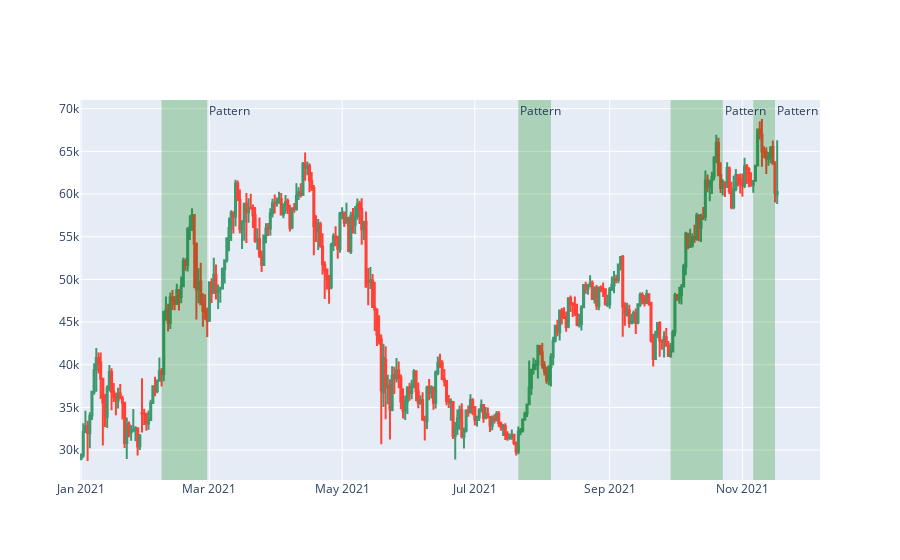

The code cell stored with this chart in its notebook:
### Markdown cell above
# 🙞 🗦 So we approaching a supporting line 🗧 !
## 🙞 🗦 Thats endorse the investing hypothesis.  🗧

### Code cell
# let's explore some patterns in the graph to endorse the investment hypothesis
bitcoin_scope=bitcoin[bitcoin['date']>='2021-1-1']

fig = go.Figure( data=[go.Candlestick(x=bitcoin_scope['date'],
                open=bitcoin_scope['open'],
                high=bitcoin_scope['high'],
                low=bitcoin_scope['low'],
                close=bitcoin_scope['close'])])

fig.update_layout(xaxis_rangeslider_visible=False)

fig.add_vrect(x0='2021-9-29', x1='2021-10-23',annotation_text="Pattern", annotation_position="top left",
              fillcolor="green", opacity=0.25, line_width=0)
fig.add_vrect(x0='2021-2-7', x1='2021-2-28',annotation_text="Pattern", annotation_position="top left",
              fillcolor="green", opacity=0.25, line_width=0)

fig.add_vrect(x0='2021-7-21', x1='2021-8-5',annotation_text="Pattern", annotation_position="top left",
              fillcolor="green", opacity=0.25, line_width=0)
fig.add_vrect(x0='2021-11-6', x1='2021-11-16',annotation_text="Pattern", annotation_position="top left",
              fillcolor="green", opacity=0.25, line_width=0)
fig.show()

### Figure 1 — Plotly figure (JSON) as saved in the notebook; plotly's stock layout.template omitted (floating-point values rounded to 4 significant figures; data arrays with more than 128 entries replaced by an {"elided": "..."} marker saying what was removed)
{"data": [{"close": {"elided": "321 float values"}, "high": {"elided": "321 float values"}, "low": {"elided": "321 float values"}, "open": {"elided": "321 float values"}, "type": "candlestick", "x": {"elided": "321 str values"}}], "layout": {"annotations": [{"showarrow": false, "text": "Pattern", "x": "2021-10-23", "xanchor": "left", "xref": "x", "y": 1, "yanchor": "top", "yref": "y domain"}, {"showarrow": false, "text": "Pattern", "x": "2021-2-28", "xanchor": "left", "xref": "x", "y": 1, "yanchor": "top", "yref": "y domain"}, {"showarrow": false, "text": "Pattern", "x": "2021-7-21", "xanchor": "left", "xref": "x", "y": 1, "yanchor": "top", "yref": "y domain"}, {"showarrow": false, "text": "Pattern", "x": "2021-11-16", "xanchor": "left", "xref": "x", "y": 1, "yanchor": "top", "yref": "y domain"}], "shapes": [{"fillcolor": "green", "line": {"width": 0}, "opacity": 0.25, "type": "rect", "x0": "2021-9-29", "x1": "2021-10-23", "xref": "x", "y0": 0, "y1": 1, "yref": "y domain"}, {"fillcolor": "green", "line": {"width": 0}, "opacity": 0.25, "type": "rect", "x0": "2021-2-7", "x1": "2021-2-28", "xref": "x", "y0": 0, "y1": 1, "yref": "y domain"}, {"fillcolor": "green", "line": {"width": 0}, "opacity": 0.25, "type": "rect", "x0": "2021-7-21", "x1": "2021-8-5", "xref": "x", "y0": 0, "y1": 1, "yref": "y domain"}, {"fillcolor": "green", "line": {"width": 0}, "opacity": 0.25, "type": "rect", "x0": "2021-11-6", "x1": "2021-11-16", "xref": "x", "y0": 0, "y1": 1, "yref": "y domain"}], "xaxis": {"rangeslider": {"visible": false}}}}
